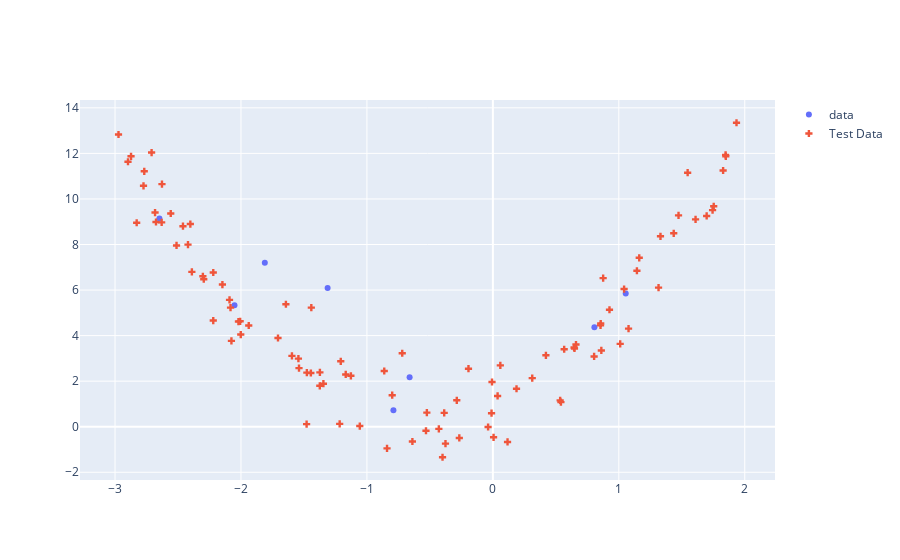

Notebook code for this chart:
### Markdown cell above
Plotting this new data (in red) on top of the old data we see that while the more complex RBF model fit the original data perfectly, it does not fit the new

### Code cell
test_data_scatter = go.Scatter(name = "Test Data", x = test_data['X'], y = test_data['Y'], 
                       mode = 'markers', marker=dict(symbol="cross", color=colors[1]))
go.Figure([data_scatter, test_data_scatter])
